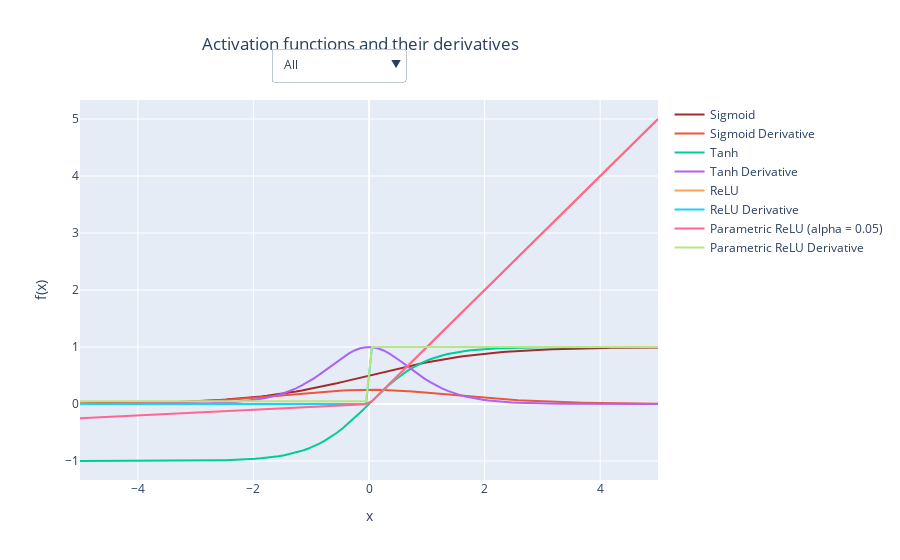

The notebook cell this image was saved under:
### Markdown cell above
## Activation functions plot

### Code cell
import numpy as np
import plotly.graph_objects as go
from plotly.subplots import make_subplots

def sigmoid(x):
    return 1 / (1 + np.exp(-x))

def sigmoid_derivative(x):
    return sigmoid(x) * (1 - sigmoid(x))

def tanh(x):
    return np.tanh(x)

def tanh_derivative(x):
    return 1 - np.tanh(x)**2

def relu(x):
    return np.maximum(0, x)

def relu_derivative(x):
    return np.where(x > 0, 1, 0)

def parametric_relu(x, alpha=0.01):
    return np.maximum(alpha * x, x)

def parametric_relu_derivative(x, alpha=0.01):
    return np.where(x > 0, 1, alpha)

x_values = np.linspace(-5, 5, 100)


sigmoid_trace = go.Scatter(x=x_values, y=sigmoid(x_values), name='Sigmoid', mode='lines', line=dict(color='brown') )
sigmoid_derivative_trace = go.Scatter(x=x_values, y=sigmoid_derivative(x_values), name='Sigmoid Derivative', mode='lines')

tanh_trace = go.Scatter(x=x_values, y=tanh(x_values), name='Tanh', mode='lines')
tanh_derivative_trace = go.Scatter(x=x_values, y=tanh_derivative(x_values), name='Tanh Derivative', mode='lines')

relu_trace = go.Scatter(x=x_values, y=relu(x_values), name='ReLU', mode='lines')
relu_derivative_trace = go.Scatter(x=x_values, y=relu_derivative(x_values), name='ReLU Derivative', mode='lines')

initial_alpha = 0.05
parametric_relu_trace = go.Scatter(x=x_values, y=parametric_relu(x_values, alpha=initial_alpha), name=f'Parametric ReLU (alpha = {initial_alpha})', mode='lines')
parametric_relu_derivative_trace = go.Scatter(x=x_values, y=parametric_relu_derivative(x_values, alpha=initial_alpha), name='Parametric ReLU Derivative', mode='lines')

fig = make_subplots(rows=1, cols=1)

fig.add_trace(sigmoid_trace)
fig.add_trace(sigmoid_derivative_trace)
fig.add_trace(tanh_trace)
fig.add_trace(tanh_derivative_trace)
fig.add_trace(relu_trace)
fig.add_trace(relu_derivative_trace)
fig.add_trace(parametric_relu_trace)
fig.add_trace(parametric_relu_derivative_trace)


fig.update_xaxes(title_text="x")
fig.update_yaxes(title_text="f(x)")
fig.update_layout(title_text="Activation functions and their derivatives", title_x=0.4)

buttons = [
    dict(label="All", method="update", args=[{"visible": [True, False, True, False, True, False, True, False]}]),
    dict(label="Sigmoid", method="update", args=[{"visible": [True, True, False, False, False, False, False, False]}]),
    dict(label="Tanh", method="update", args=[{"visible": [False, False, True, True, False, False, False, False]}]),
    dict(label="ReLU", method="update", args=[{"visible": [False, False, False, False, True, True, False, False]}]),
    dict(label="Parametric ReLU", method="update", args=[{"visible": [False, False, False, False, False, False, True, True]}]),
]

fig.update_layout(
    updatemenus=[
        {
            "buttons": buttons,
            "direction": "down",
            "pad": {"r": 10, "t": 10},  
            "showactive": True,
            "x": 0.33,
            "xanchor": "left",
            "y": 1.163,
            "yanchor": "top"
        },
    ]
)

fig.show()
